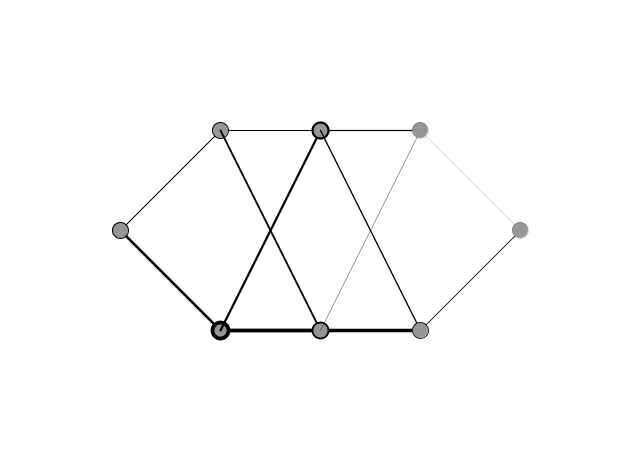
Frame 1 (no input)
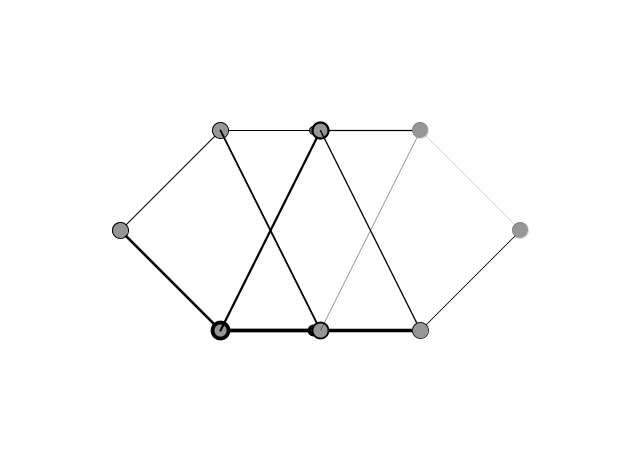
Frame 60 (the mouse pressed at the canvas centre just before this capture)
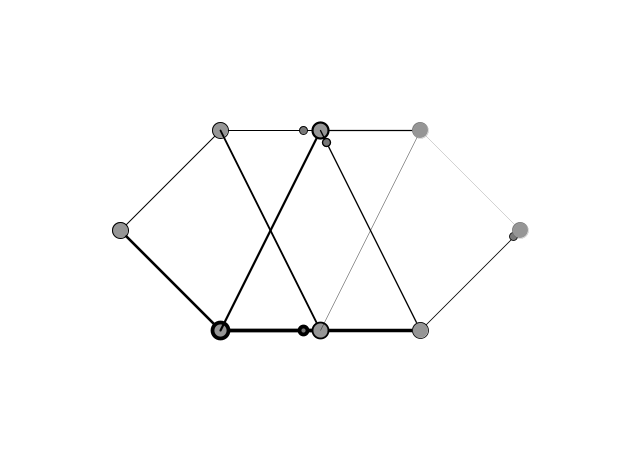
Frame 120 (the mouse held since frame 60 and released just before this capture)

The Processing sketch that drew these frames (run headless with seeded random() and noise(); from frame 60 on, the mouse is pressed at the canvas centre):

// Processing sketch: NeuralNetworkVisualizer
// ── NeuralNetworkVisualizer.pde
import java.util.Iterator;
class Neuron {
  PVector location;

  float sum = 0;

  ArrayList<Connection> connections;
  Neuron(float x, float y) {
    location = new PVector(x, y);
    connections = new ArrayList<Connection>();
  }

  void addConnection(Connection c) {
    connections.add(c);
  }

  void feedforward(float input) {
    sum += input;

    if (sum > 1) {
      fire();
      sum = 0;
    }
  }

  void update() {
   for(Connection c : connections) {
    c.update(); 
   }
  }

  void fire() {
   for(Connection c: connections) {
    c.feedforward(sum); 
   }
    
  }

  void display() {
    for (Connection c : connections) {
      c.display();
    }

    stroke(0);
    fill(150);
    ellipse(location.x, location.y, 16, 16);
  }
}


class Connection {
  class Signal {
   float sum;
   PVector location;
  }
  
  ArrayList<Signal> signals;
  
  Neuron a;
  Neuron b;
  float weight;

  Connection(Neuron from, Neuron to, float w) {
    weight = w;
    a = from;
    b = to;
    signals = new ArrayList<Signal>();
  }

   void feedforward(float sum) {
     Signal sig = new Signal();
     sig.location = a.location.copy();
     sig.sum = sum * weight;
     signals.add(sig);
   }
   
   void update() {
     Iterator<Signal> it = signals.iterator();
    while(it.hasNext()) {
      Signal sig = it.next();
     PVector location = sig.location.copy();
     location.x = lerp(location.x, b.location.x, 0.1);
     location.y = lerp(location.y, b.location.y, 0.1);
     
     sig.location = location;
     
     if(PVector.dist(sig.location,b.location) < 4) {
       b.feedforward(sig.sum);
       it.remove(); 
     }
     
    }
   }

  void display() {
    stroke(0);
    strokeWeight(weight*4);
    line(a.location.x, a.location.y, b.location.x, b.location.y);
    for(Signal s : signals) {
       stroke(0);
       fill(120);
       ellipse(s.location.x, s.location.y, 8,8); 
    }
  }
}

class Network {
  ArrayList<Neuron> neurons;

  PVector location;

  Network(float x, float y) {
    location = new PVector(x, y);
    neurons = new ArrayList<Neuron>();
  }

  void addNeuron(Neuron n) {
    neurons.add(n);
  }

  void feedforward(float input) {
    Neuron start = neurons.get(0);
    start.feedforward(input);
  }

  void connect(Neuron a, Neuron b) {
    Connection c = new Connection(a, b, random(1));
    a.addConnection(c);
  }
  
  void update() {
    for(Neuron n : neurons) {
     n.update(); 
    }
  }
  void display() {
    pushMatrix();
    translate(location.x, location.y);
    for (Neuron n : neurons) {
      n.display();
    }
    popMatrix();
  }
  
  void debug() {
   for(Neuron n: neurons) {
    print("Neuron sum: " + n.sum + "\n"); 
   }
  }
}


Network network;

void setup() {
  size(640, 460);
  network = new Network(width/2, height/2);
  Neuron a = new Neuron(-200, 0);
  
  Neuron b = new Neuron(-100, 100);
  Neuron c = new Neuron(-100, -100);
  
  Neuron d = new Neuron(0, 100);
  Neuron e = new Neuron(0, -100);
  
  Neuron f = new Neuron(100, 100);
  Neuron g = new Neuron(100, -100);
  
  Neuron h = new Neuron(200, 0);

  network.connect(a, b);
  network.connect(a, c);
  
  network.connect(b,d);
  network.connect(c,e);
  
  network.connect(d,f);
  network.connect(e,g);

  network.connect(d,c);
  network.connect(e,b);
  
  network.connect(f,e);
  network.connect(g,d);
  
  network.connect(f,h);
  network.connect(g,h);
  

  network.addNeuron(a);
  network.addNeuron(b);
  network.addNeuron(c);
  network.addNeuron(d);
    network.addNeuron(e);
  network.addNeuron(f);
  network.addNeuron(g);
  network.addNeuron(h);

  network.feedforward(random(100));

}

void draw() {
  background(255);

  if(frameCount % 30 == 0) {
   network.feedforward(random(1)); 
  }

  network.display();
  network.update();
}
